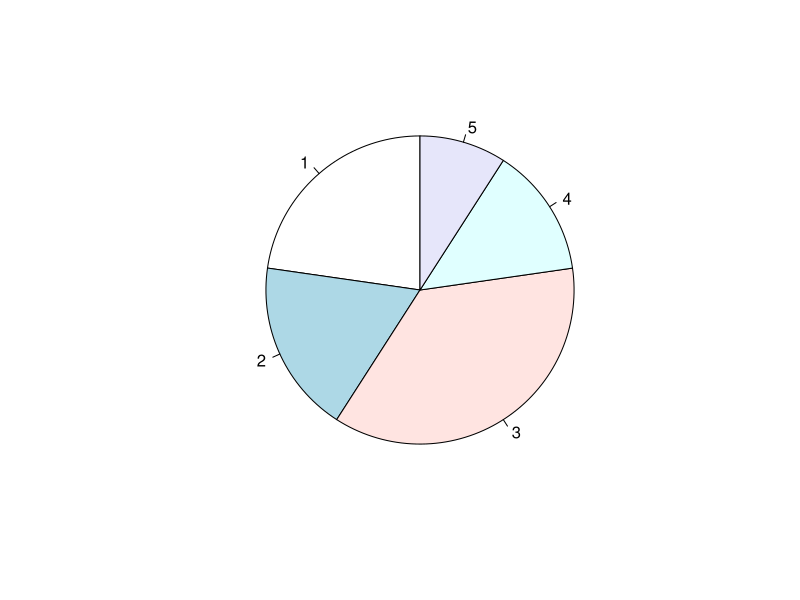

R code for this plot:
#print("Hello World!")

#variables practice
# name <- "Ashlee"
# age <- 25

# print(name)
# print(age)

#paste() practice doesn't work in VS code
# text <- "awesome"

# paste("R is", text)

#creating a dataframe
# data_frame <- data.frame(
#     person = c("Matthew", "Mark", "Luke"),
#     fruit_fav = c("bananas", "apples", "cherries")
# )

# summary(data_frame)

#plots

# plot(5, 5)
# plot(1:10, type = "1") type doesn't work?

#pie charts
x <- c(25, 20, 40, 15, 10)
pie(x, init.angle = 90)